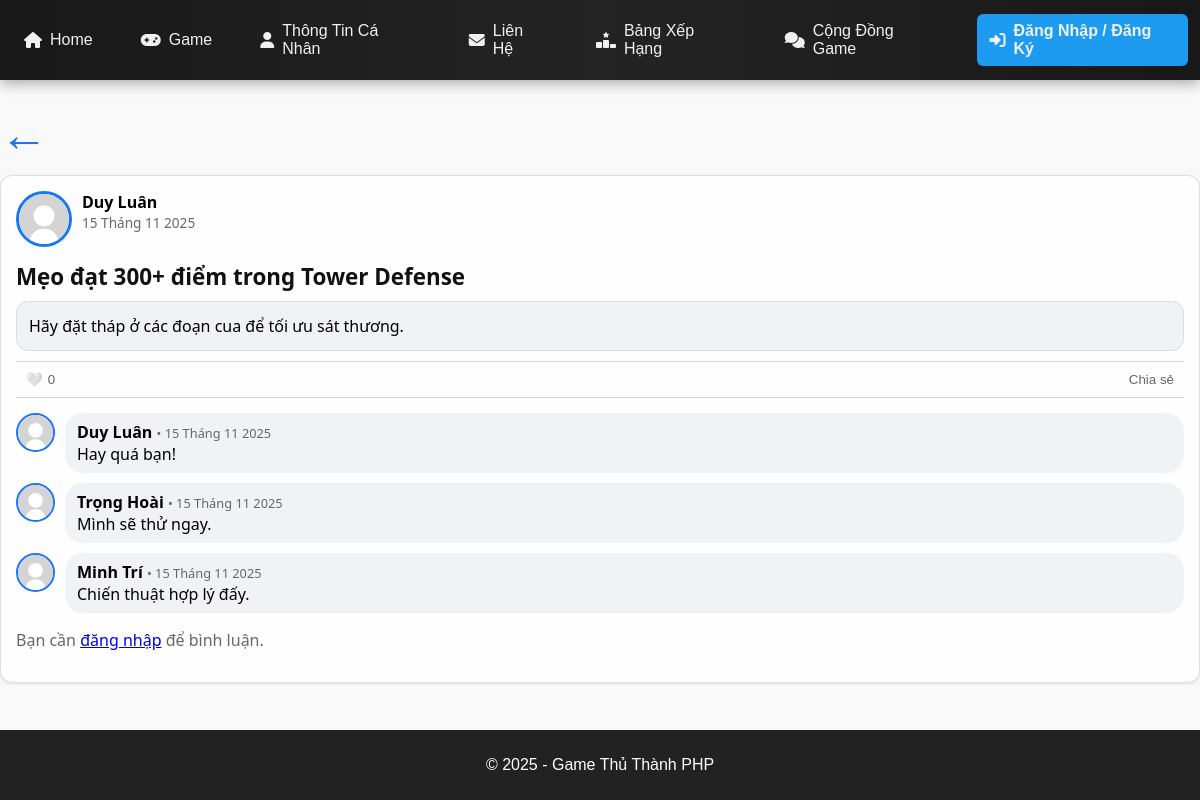
Page /forum_view.php?id=1 on the committed database.
### tables this page shows
CREATE TABLE IF NOT EXISTS posts (
  id INT AUTO_INCREMENT PRIMARY KEY,
  user_id INT NOT NULL,
  title VARCHAR(200) NOT NULL,
  content TEXT,
  screenshot_url VARCHAR(255),
  created_at TIMESTAMP DEFAULT CURRENT_TIMESTAMP,
  FOREIGN KEY (user_id) REFERENCES users(id) ON DELETE CASCADE
);

CREATE TABLE users (
  id INT AUTO_INCREMENT PRIMARY KEY,
  name VARCHAR(100),
  email VARCHAR(100) UNIQUE,
  password VARCHAR(255),
  avatar VARCHAR(255) DEFAULT 'uploads/default.png',
  secret_code VARCHAR(255) NOT NULL,
  last_activity DATETIME NULL,
  role VARCHAR(20) NOT NULL DEFAULT 'user',
  last_login DATETIME NULL,
  is_locked TINYINT(1) NOT NULL DEFAULT 0
);

CREATE TABLE IF NOT EXISTS comments (
  id INT AUTO_INCREMENT PRIMARY KEY,
  post_id INT NOT NULL,
  user_id INT NOT NULL,
  content TEXT NOT NULL,
  created_at TIMESTAMP DEFAULT CURRENT_TIMESTAMP,
  FOREIGN KEY (post_id) REFERENCES posts(id) ON DELETE CASCADE,
  FOREIGN KEY (user_id) REFERENCES users(id) ON DELETE CASCADE
);

### forum_view.php (the view, shortened to what this page needs)
<?php
include 'includes/header.php';
function formatDateVN($datetime) {
    $date = new DateTime($datetime);
    $monthNames = [
        1 => 'Tháng 1', 2 => 'Tháng 2', 3 => 'Tháng 3', 4 => 'Tháng 4',
        5 => 'Tháng 5', 6 => 'Tháng 6', 7 => 'Tháng 7', 8 => 'Tháng 8',
        9 => 'Tháng 9', 10 => 'Tháng 10', 11 => 'Tháng 11', 12 => 'Tháng 12'
    ];
    return $date->format('d') . ' ' . $monthNames[(int)$date->format('m')] . ' ' . $date->format('Y');
}
$post_id = (int)($_GET['id'] ?? 0);
$sql = "SELECT p.*, u.name AS author, u.avatar AS author_avatar FROM posts p
        JOIN users u ON u.id = p.user_id WHERE p.id = ?";
$stmt = $conn->prepare($sql);
$stmt->bind_param("i", $post_id);
$stmt->execute();
$post = $stmt->get_result()->fetch_assoc();
$resLike = $conn->query("SELECT COUNT(*) AS total FROM post_likes WHERE post_id = $post_id");
$totalLikes = $resLike->fetch_assoc()['total'] ?? 0;
$userLiked = false;
$sqlC = "SELECT c.*, u.name AS author, u.avatar AS author_avatar
         FROM comments c JOIN users u ON u.id = c.user_id
         WHERE c.post_id = ? ORDER BY c.created_at ASC";
$stmtC2 = $conn->prepare($sqlC);
$stmtC2->bind_param("i", $post_id);
$stmtC2->execute();
$comments = $stmtC2->get_result();
?>
        <div class="fb-post-container">
            <div style="margin-bottom:10px;">
            <a href="javascript:history.back()"
              style="display:inline-block; font-size:3em; text-decoration:none; color:#1877f2;">
              ←
            </a>
        </div>
    <div class="fb-post">
        <div class="fb-post-header">
            <a href="user_profile.php?id=<?= $post['user_id'] ?>">
                <img class="avatar" src="<?= htmlspecialchars($post['author_avatar'] ?? 'default-avatar.png') ?>" alt="Avatar">
            </a>
            <div class="info">
                <div class="author">
                    <a href="user_profile.php?id=<?= $post['user_id'] ?>"
                    style="color:black; font-weight:bold; text-decoration:none;">
                    <?= htmlspecialchars($post['author']) ?>
                    </a>
                </div>
                <div class="time"><?= formatDateVN($post['created_at']) ?></div>
            </div>
        </div>
        <div class="post-title"><?= htmlspecialchars($post['title']) ?></div>
        <?php if (trim($post['content']) !== ''): ?>
            <div class="fb-post-content">
                <?= nl2br(htmlspecialchars($post['content'])) ?>
            </div>
        <?php endif; ?>
        <div class="fb-post-actions">
            <button id="likeBtn"><?= $userLiked ? "❤️" : "🤍" ?> <span id="likeCount"><?= $totalLikes ?></span></button>
            <button id="shareBtn">Chia sẻ</button>
        </div>
        <div class="fb-comments">
            <?php while ($c = $comments->fetch_assoc()): ?>
                <div class="fb-comment">
                    <a href="user_profile.php?id=<?= $c['user_id'] ?>">
                        <img class="avatar" src="<?= $c['author_avatar'] ?: 'default-avatar.png' ?>" alt="Avatar">
                    </a>
                    <div class="content">
                        <strong>
                            <a href="user_profile.php?id=<?= $c['user_id'] ?>"
                            style="color:black; text-decoration:none;">
                            <?= htmlspecialchars($c['author']) ?>
                            </a>
                        </strong>
                        <span style="font-size:0.8em; color:#65676b;"> • <?= formatDateVN($c['created_at']) ?></span>
                        <p><?= htmlspecialchars($c['content']) ?></p>
                    </div>
                </div>
            <?php endwhile; ?>
            <?php if (isset($_SESSION['user'])): ?>
    <form class="fb-comment-form" method="post" enctype="multipart/form-data">
        <img class="avatar" src="<?= htmlspecialchars($_SESSION['user']['avatar'] ?? 'default-avatar.png') ?>" alt="Avatar">
        <div class="input-container">
            <textarea name="content" rows="2" placeholder="Viết bình luận..."></textarea>
            <div class="controls">
                <input type="file" name="comment_image" accept="image/*">
                <button type="submit" name="comment">Gửi</button>
            </div>
        </div>
    </form>
<?php else: ?>
    <p style="color:#65676b;">Bạn cần <a href="auth.php">đăng nhập</a> để bình luận.</p>
<?php endif; ?>
        </div>
    </div>
    </div>
<?php include 'includes/footer.php'; ?>

### includes/header.php (shortened to what this page needs)
<!DOCTYPE html>
<html lang="vi">
<head>
    <link rel="stylesheet" href="assets/style.css">
</head>
<body>
<?php include "includes/navbar.php"; ?>

### includes/navbar.php (shortened to what this page needs)
<nav class="navbar">
    <div class="nav-left">
        <a href="index.php"><i class="fa-solid fa-house"></i> Home</a>
        <a href="game.php"><i class="fa-solid fa-gamepad"></i> Game</a>
        <a href="profile.php"><i class="fa-solid fa-user"></i> Thông Tin Cá Nhân</a>
        <a href="contact.php"><i class="fa-solid fa-envelope"></i> Liên Hệ</a>
        <a href="leaderboard.php"><i class="fa-solid fa-ranking-star"></i> Bảng Xếp Hạng</a>
        <a href="forum_list.php"><i class="fa-solid fa-comments"></i> Cộng Đồng Game</a>
    </div>
    <div class="nav-right">
        <?php if (isset($_SESSION['user'])): ?>
            <span class="user-name">
                <i class="fa-solid fa-circle-user"></i>
                Xin chào, <strong><?php echo htmlspecialchars($_SESSION['user']['name']); ?></strong>
            </span>
            <a href="logout.php" class="logout-btn"><i class="fa-solid fa-right-from-bracket"></i> Đăng Xuất</a>
        <?php else: ?>
            <a href="auth.php" class="login-btn"><i class="fa-solid fa-right-to-bracket"></i> Đăng Nhập / Đăng Ký</a>
        <?php endif; ?>
    </div>
</nav>
<link rel="stylesheet" href="https://cdnjs.cloudflare.com/ajax/libs/font-awesome/6.5.0/css/all.min.css">

### includes/footer.php (shortened to what this page needs)
<footer>
    <p>&copy; 2025 - Game Thủ Thành PHP</p>
</footer>
</body>
</html>

### assets/css/base.css (style rules this page uses)
body { font-family: Arial, sans-serif; background: #f9f9f9; margin: 0; padding: 0; display: grid; grid-template-rows: auto 1fr auto; min-height: 100vh; }
html, body { height: 100%; margin: 0; }

### assets/css/navbar.css (style rules this page uses)
.navbar { display: flex; justify-content: space-between; align-items: center; background: #333; padding: 0 40px; height: 60px; }
.navbar a { color: white; text-decoration: none; margin: 0 30px; font-weight: 500; transition: color 0.2s ease; }
.nav-left { display: flex; align-items: center; padding: 0; }
.nav-right a { font-weight: bold; }

### assets/css/footer.css (style rules this page uses)
footer { background: #222; color: white; text-align: center; padding: 10px; }

### assets/css/forum_view.css (style rules this page uses)
.fb-post-container { width:1200px; max-width: 1200px; min-width: 1200px; margin: 20px auto; font-family: 'Segoe UI', Tahoma, Geneva, Verdana, sans-serif; box-sizing: border-box; }
.fb-post { border: 1px solid #ddd; border-radius: 12px; background: #fefefe; padding: 15px; box-shadow: 0 1px 3px rgba(0,0,0,0.1); }
.fb-post-header { display: flex; align-items: flex-start; gap: 10px; margin-bottom: 10px; }
.fb-post-header img.avatar { width: 50px; height: 50px; border-radius: 50%; border: 3px solid #1877f2; object-fit: cover; }
.fb-post-header .info { display: flex; flex-direction: column; justify-content: flex-start; }
.fb-post-header .author { font-weight: 600; font-size: 1em; margin: 0; }
.fb-post-header .time { font-size: 0.85em; color: #65676b; padding: 0; }
.fb-post-header .topic-badge, .post-title { font-size: 1.4em; font-weight: 700; margin-top: 8px; margin-bottom: 10px; color: #111; line-height: 1.3; }
.fb-post-content { margin: 10px 0; line-height: 1.5; border: 1px solid #ddd; padding: 12px; border-radius: 12px; background-color: #f0f2f5; }
.fb-post-actions { display: flex; justify-content: space-between; margin-top: 10px; border-top: 1px solid lightgray; border-bottom: 1px solid lightgray; padding-top: 5px; padding-bottom: 5px; }
.fb-post-actions button, .fb-post-actions a { background: none; border: none; color: #65676b; cursor: pointer; font-weight: 500; display: flex; align-items: center; gap: 5px; padding: 5px 10px; border-radius: 8px; transition: background 0.2s; text-decoration: none; }
.fb-comments { margin-top: 15px; }
.fb-comment { display: flex; gap: 10px; margin-bottom: 10px; }
.fb-comment img.avatar { width: 35px; height: 35px; border-radius: 50%; border: 2px solid #1877f2; object-fit: cover; }
.fb-comment .content { background: #f0f2f5; padding: 8px 12px; border-radius: 18px; width: 100%; position: relative; }
.fb-comment .content p { margin: 0; }

### includes/navbar.php (style rules this page uses)
.navbar { width: 100%; background: linear-gradient(90deg, #181818, #242424, #181818); padding: 10px 0px; display: flex; justify-content: space-between; align-items: center; box-shadow: 0 4px 12px rgba(0,0,0,0.3); position: sticky; top: 0; z-index: 999; font-family: Arial, sans-serif; }
.navbar a { color: #f0f0f0; margin: 0 12px; text-decoration: none; font-size: 16px; transition: 0.3s; padding: 8px 12px; border-radius: 6px; display: inline-flex; align-items: center; gap: 8px; }
.nav-left { display: flex; align-items: center; }
.nav-right { display: flex; align-items: center; }
.login-btn { background: #1d9bf0; padding: 8px 14px; border-radius: 6px; font-weight: bold; }

### rows in the picture
posts: user.avatar (placeholder picture), user.name "Duy Luân", created_at "15 Tháng 11 2025", title "Mẹo đạt 300+ điểm trong Tower Defense", content "Hãy đặt tháp ở các đoạn cua để tối ưu sát thương."
comments: user.avatar (placeholder picture), user.name "Duy Luân", created_at "15 Tháng 11 2025", content "Hay quá bạn!"
comments: user.avatar (placeholder picture), user.name "Trọng Hoài", created_at "15 Tháng 11 2025", content "Mình sẽ thử ngay."
comments: user.avatar (placeholder picture), user.name "Minh Trí", created_at "15 Tháng 11 2025", content "Chiến thuật hợp lý đấy."

### other values in the picture
$totalLikes "0"
